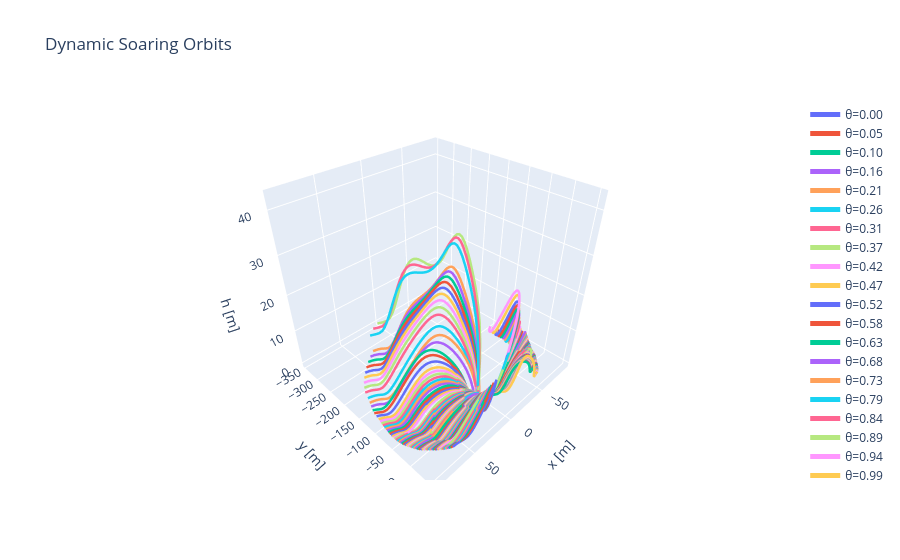

Notebook cell for this chart:
### Code cell
ens.plot_3d_trajectories()
